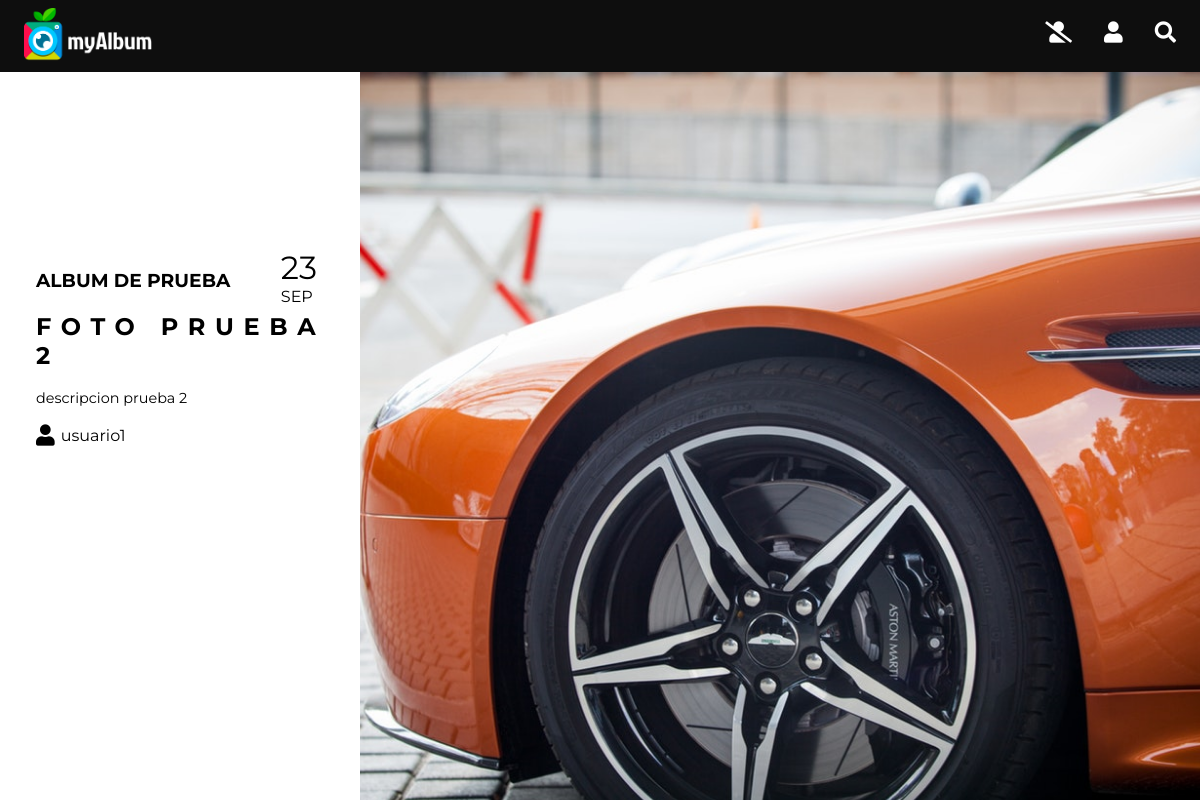
/foto.php?foto=2, run on the app's committed database.
### tables this page shows
CREATE TABLE `fotos` (
  `IdFoto` int(100) NOT NULL,
  `Titulo` varchar(100) NOT NULL,
  `Descripcion` varchar(10000) NOT NULL,
  `Fecha` date NOT NULL,
  `Pais` int(100) DEFAULT NULL,
  `Album` int(100) NOT NULL,
  `Fichero` varchar(3000) NOT NULL,
  `Alternativo` varchar(200) NOT NULL,
  `FRegistro` time NOT NULL
);

CREATE TABLE `albumes` (
  `IdAlbum` int(100) NOT NULL,
  `Titulo` varchar(100) NOT NULL,
  `Descripcion` varchar(10000) NOT NULL,
  `Usuario` int(100) NOT NULL
);

CREATE TABLE `usuarios` (
  `IdUsuario` int(100) NOT NULL,
  `NomUsuario` varchar(15) NOT NULL,
  `Clave` varchar(15) NOT NULL,
  `Email` varchar(100) NOT NULL,
  `Sexo` varchar(50) NOT NULL,
  `FNacimiento` date NOT NULL,
  `Ciudad` varchar(100) NOT NULL,
  `Pais` int(100) NOT NULL,
  `Foto` varchar(300) DEFAULT NULL,
  `FRegistro` time NOT NULL,
  `Estilo` int(100) NOT NULL
);

### foto.php (the view, shortened to what this page needs)
<!DOCTYPE html>
<html lang="es">
<head>
</head>
<body>
<?php
include('header.php');
require("conexionBD.php");
$sql_num = "SELECT count(*) FROM FOTOS";
$result_fotos = $conexion->query($sql_num);
$fila_fotos = $result_fotos->fetch_assoc();
$id_foto = mysqli_real_escape_string($conexion, $_GET['foto']);
if ((int)$fila_fotos['count(*)'] < (int)$_GET['foto']) {
    header('Location: 404.php');
} else {
    $sql = "SELECT * FROM FOTOS WHERE IdFoto = '$id_foto'";
    $resultados = $conexion->query($sql);
    while ($fila = $resultados->fetch_assoc()) {
        $titulo = $fila['Titulo'];
        $id_album = mysqli_real_escape_string($conexion, $fila['Album']);
        $album_row = $conexion->query("SELECT Titulo,Usuario FROM albumes WHERE IdAlbum = '$id_album'");
        $album_fetch = $album_row->fetch_assoc();
        $id_usuario = mysqli_real_escape_string($conexion, $album_fetch['Usuario']);
        $usuario_row = $conexion->query("SELECT NomUsuario FROM usuarios WHERE IdUsuario = '$id_usuario'");
        $usuario_fetch = $usuario_row->fetch_assoc();
        $descrip = $fila['Descripcion'];
        $fichero = $fila['Fichero'];
        $fecha = $fila['Fecha'];
        list($anyo, $mes, $dia) = explode('-', $fecha);
        $fecha_remp = str_replace("/", "-", $fecha);
        $fecha_format = date("d-m-Y", strtotime($fecha_remp));
        $mes_format = strftime("%B", strtotime($fecha_format));
        $mes_format = strtoupper($mes_format);
        $fecha_correcta = substr($mes_format, 0, 3);
        $url = "img/" . $fichero;
        echo "<div class=\"split-foto dcha-foto\" style=\"background-image:url('$url');\"></div>";
    }
    echo "
<section>
    <div class='split-foto izq-foto'>
        <div class='margin_info_foto'>
            <div class='row''>
                <h3 style=' float: left; width: 80%; margin-top: 7%'>$album_fetch[Titulo]</h3>
                <div style='float: left; width: 10%; margin-bottom: 2%'>
                    <span style='font-size: 2em;'>$dia</span><br>
                    <span>$fecha_correcta</span>
                </div>
                <br>
            </div>
            <h2 style='text-align: left; margin-top: 0; margin-bottom: 0'>$titulo</h2><br>
            <div style='text-align: left' class='fontSize'>$descrip
            </div>
            <br>
            <div><i style='margin-right: 2%;' class='fa fa-user fa-lg'></i><span>$usuario_fetch[NomUsuario]</span></div>
        </div>
    </div>";
}
?>
</section>
</body>
</html>

### css/style.css (style rules this page uses)
body { margin: 0; font-family: 'Montserrat', sans-serif; background-color: #0e0e0e; }
h2 { text-transform: uppercase; letter-spacing: 0.4em; text-align: center; }
h3 { text-align: left; text-transform: uppercase; margin-top: 0; }
::placeholder { color: black; opacity: 0.7; }
.fontSize { font-size: 1em; }
.row { display: table; width: 100%; table-layout: fixed; }
.split-foto { height: 100%; position: fixed; z-index: 1; top: 4.5em; overflow-x: hidden; padding-top: 2em; }
.izq-foto { left: 0; width: 30%; background-color: white; }
.dcha-foto { right: 0; width: 70%; background-repeat: no-repeat; background-position: center; background-size: cover; }
.margin_info_foto { margin: 40% 5% 5% 10%; }
@media only screen and (max-width: 1200px) { .fontSize { font-size: 0.9em; } }

### css/print.css (style rules this page uses)
body { margin: 0; font-family: Georgia, serif; background-color: white; }
h2 { font-family: Georgia, serif; text-transform: uppercase; letter-spacing: 0.4em; text-align: center; }
h3 { font-family: Georgia, serif; text-align: left; text-transform: uppercase; margin-top: 0; }
::placeholder { color: black; opacity: 0.7; }
.row { display: table; width: 100%; table-layout: fixed; }
.margin_info_foto { margin: 50% 5% 5% 10%; }
.split-foto { width: 100%; position: absolute; left: 0; right: 0; z-index: 1; top: 4.5em; overflow-x: hidden; padding-top: 2em; }
.izq-foto { top: 25em; bottom: 0; height: 60%; overflow-y: hidden; }
.dcha-foto { top: 5em; height: 40%; }
.margin_info_foto { margin: 20% 5% 5% 10%; }

### css/altoContraste.css (style rules this page uses)
h2 { font-family: Georgia, serif; text-transform: uppercase; letter-spacing: 0.4em; text-align: center; }
h3 { font-family: Georgia, serif; text-align: left; text-transform: uppercase; margin-top: 0; }
::placeholder { color: black; opacity: 0.7; }
.fontSize { font-size: 1em; }
.row { display: table; width: 100%; table-layout: fixed; }
.split-foto { height: 100%; position: fixed; z-index: 1; top: 4.5em; overflow-x: hidden; padding-top: 2em; }
.izq-foto { left: 0; width: 30%; background-color: white; }
.dcha-foto { right: 0; width: 70%; background-repeat: no-repeat; background-position: center; background-size: cover; }
.margin_info_foto { margin: 40% 5% 5% 10%; }
@media only screen and (max-width: 1200px) { .fontSize { font-size: 0.9em; } }

### data on the page
fotos: Fichero (picture), Fecha "SEP", Titulo "FOTO PRUEBA 2", Descripcion "descripcion prueba 2"
albumes: Titulo "ALBUM DE PRUEBA"
usuarios: NomUsuario "usuario1"

### other printed values
$dia "23"
